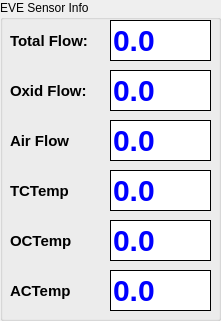
  <widget class="QGroupBox" name="groupBox" >
   <property name="geometry" >
    <rect>
     <x>10</x>
     <y>0</y>
     <width>221</width>
     <height>321</height>
    </rect>
   </property>
   <property name="title" >
    <string>EVE Sensor Info</string>
   </property>
   <widget class="QLabel" name="label_2" >
    <property name="geometry" >
     <rect>
      <x>10</x>
      <y>30</y>
      <width>94</width>
      <height>22</height>
     </rect>
    </property>
    <property name="styleSheet" >
     <string>QLabel
 {
   border-width: 1px;  
   border-color: black;
   font: bold 15px;
 }
</string>
    </property>
    <property name="text" >
     <string>Total Flow:</string>
    </property>
   </widget>
   <widget class="QLabel" name="label" >
    <property name="geometry" >
     <rect>
      <x>-60</x>
      <y>10</y>
      <width>71</width>
      <height>21</height>
     </rect>
    </property>
    <property name="text" >
     <string>Total Flow:</string>
    </property>
   </widget>
   <widget class="QLineEdit" name="IDC_TCTemp" >
    <property name="geometry" >
     <rect>
      <x>110</x>
      <y>170</y>
      <width>101</width>
      <height>41</height>
     </rect>
    </property>
    <property name="styleSheet" >
     <string>QLineEdit
 {
   background-color: white;
   border-style: outset;
   border-width: 1px;  
   border-color: black;
   font: bold 30px;
   color: blue;
 }
</string>
    </property>
    <property name="text" >
     <string>0.0</string>
    </property>
   </widget>
   <widget class="QLabel" name="label_5" >
    <property name="geometry" >
     <rect>
      <x>10</x>
      <y>80</y>
      <width>90</width>
      <height>22</height>
     </rect>
    </property>
    <property name="styleSheet" >
     <string>QLabel
 {
   border-width: 1px;  
   border-color: black;
   font: bold 15px;
 }
</string>
    </property>
    <property name="text" >
     <string>Oxid Flow:</string>
    </property>
   </widget>
   <widget class="QLineEdit" name="IDC_OCTemp" >
    <property name="geometry" >
     <rect>
      <x>110</x>
      <y>220</y>
      <width>101</width>
      <height>41</height>
     </rect>
    </property>
    <property name="styleSheet" >
     <string>QLineEdit
 {
   background-color: white;
   border-style: outset;
   border-width: 1px;  
   border-color: black;
   font: bold 30px;
   color: blue;
 }
</string>
    </property>
    <property name="text" >
     <string>0.0</string>
    </property>
   </widget>
   <widget class="QLineEdit" name="IDC_AirFlow" >
    <property name="geometry" >
     <rect>
      <x>110</x>
      <y>120</y>
      <width>101</width>
      <height>41</height>
     </rect>
    </property>
    <property name="styleSheet" >
     <string>QLineEdit
 {
   background-color: white;
   border-style: outset;
   border-width: 1px;  
   border-color: black;
   font: bold 30px;
   color: blue;
 }
</string>
    </property>
    <property name="text" >
     <string>0.0</string>
    </property>
   </widget>
   <widget class="QLineEdit" name="IDC_OxigFlow" >
    <property name="geometry" >
     <rect>
      <x>110</x>
      <y>70</y>
      <width>101</width>
      <height>41</height>
     </rect>
    </property>
    <property name="styleSheet" >
     <string>QLineEdit
 {
   background-color: white;
   border-style: outset;
   border-width: 1px;  
   border-color: black;
   font: bold 30px;
   color: blue;
 }
</string>
    </property>
    <property name="text" >
     <string>0.0</string>
    </property>
   </widget>
   <widget class="QLineEdit" name="IDC_TotalFlow" >
    <property name="geometry" >
     <rect>
      <x>110</x>
      <y>20</y>
      <width>101</width>
      <height>41</height>
     </rect>
    </property>
    <property name="styleSheet" >
     <string>QLineEdit
 {
   background-color: white;
   border-style: outset;
   border-width: 1px;  
   border-color: black;
   font: bold 30px;
   color: blue;
 }
</string>
    </property>
    <property name="text" >
     <string>0.0</string>
    </property>
   </widget>
   <widget class="QLineEdit" name="IDC_ACTemp" >
    <property name="geometry" >
     <rect>
      <x>110</x>
      <y>270</y>
      <width>101</width>
      <height>41</height>
     </rect>
    </property>
    <property name="styleSheet" >
     <string>QLineEdit
 {
   background-color: white;
   border-style: outset;
   border-width: 1px;  
   border-color: black;
   font: bold 30px;
   color: blue;
 }
</string>
    </property>
    <property name="text" >
     <string>0.0</string>
    </property>
   </widget>
   <widget class="QLabel" name="label_6" >
    <property name="geometry" >
     <rect>
      <x>10</x>
      <y>130</y>
      <width>94</width>
      <height>22</height>
     </rect>
    </property>
    <property name="styleSheet" >
     <string>QLabel
 {
   border-width: 1px;  
   border-color: black;
   font: bold 15px;
 }
</string>
    </property>
    <property name="text" >
     <string>Air Flow</string>
    </property>
   </widget>
   <widget class="QLabel" name="label_7" >
    <property name="geometry" >
     <rect>
      <x>10</x>
      <y>180</y>
      <width>94</width>
      <height>22</height>
     </rect>
    </property>
    <property name="styleSheet" >
     <string>QLabel
 {
   border-width: 1px;  
   border-color: black;
   font: bold 15px;
 }
</string>
    </property>
    <property name="text" >
     <string>TCTemp</string>
    </property>
   </widget>
   <widget class="QLabel" name="label_8" >
    <property name="geometry" >
     <rect>
      <x>10</x>
      <y>230</y>
      <width>94</width>
      <height>22</height>
     </rect>
    </property>
    <property name="styleSheet" >
     <string>QLabel
 {
   border-width: 1px;  
   border-color: black;
   font: bold 15px;
 }
</string>
    </property>
    <property name="text" >
     <string>OCTemp</string>
    </property>
   </widget>
   <widget class="QLabel" name="label_9" >
    <property name="geometry" >
     <rect>
      <x>10</x>
      <y>280</y>
      <width>94</width>
      <height>22</height>
     </rect>
    </property>
    <property name="styleSheet" >
     <string>QLabel
 {
   border-width: 1px;  
   border-color: black;
   font: bold 15px;
 }
</string>
    </property>
    <property name="text" >
     <string>ACTemp</string>
    </property>
   </widget>
  </widget>
